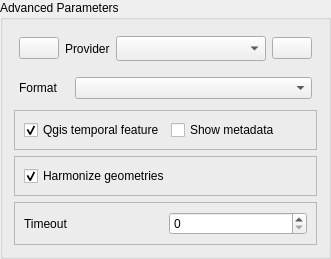
              <widget class="QgsCollapsibleGroupBox" name="general_options_group">
               <property name="title">
                <string>Advanced Parameters</string>
               </property>
               <property name="collapsed">
                <bool>false</bool>
               </property>
               <layout class="QVBoxLayout" name="verticalLayout_7">
                <item>
                 <layout class="QHBoxLayout" name="horizontalLayout">
                  <property name="leftMargin">
                   <number>5</number>
                  </property>
                  <property name="topMargin">
                   <number>5</number>
                  </property>
                  <property name="rightMargin">
                   <number>5</number>
                  </property>
                  <property name="bottomMargin">
                   <number>5</number>
                  </property>
                  <item>
                   <widget class="QPushButton" name="provider_refresh">
                    <property name="sizePolicy">
                     <sizepolicy hsizetype="Fixed" vsizetype="Fixed">
                      <horstretch>0</horstretch>
                      <verstretch>0</verstretch>
                     </sizepolicy>
                    </property>
                    <property name="toolTip">
                     <string>Refresh the provider list. Needed after a provider was added or deleted.</string>
                    </property>
                    <property name="text">
                     <string/>
                    </property>
                    <property name="icon">
                     <iconset resource="resources.qrc">
                      <normaloff>:/plugins/ohsomeTools/img/icon_refresh.png</normaloff>:/plugins/ohsomeTools/img/icon_refresh.png</iconset>
                    </property>
                   </widget>
                  </item>
                  <item>
                   <widget class="QLabel" name="label_15">
                    <property name="text">
                     <string>Provider</string>
                    </property>
                   </widget>
                  </item>
                  <item>
                   <widget class="QComboBox" name="provider_combo">
                    <property name="sizePolicy">
                     <sizepolicy hsizetype="Expanding" vsizetype="Fixed">
                      <horstretch>0</horstretch>
                      <verstretch>0</verstretch>
                     </sizepolicy>
                    </property>
                    <property name="minimumSize">
                     <size>
                      <width>150</width>
                      <height>25</height>
                     </size>
                    </property>
                   </widget>
                  </item>
                  <item>
                   <widget class="QPushButton" name="provider_config">
                    <property name="sizePolicy">
                     <sizepolicy hsizetype="Fixed" vsizetype="Fixed">
                      <horstretch>0</horstretch>
                      <verstretch>0</verstretch>
                     </sizepolicy>
                    </property>
                    <property name="toolTip">
                     <string>Shortcut to Web ► ohsomeTools ► Provider Settings</string>
                    </property>
                    <property name="text">
                     <string/>
                    </property>
                    <property name="icon">
                     <iconset resource="resources.qrc">
                      <normaloff>:/plugins/ohsomeTools/img/icon_settings.png</normaloff>:/plugins/ohsomeTools/img/icon_settings.png</iconset>
                    </property>
                   </widget>
                  </item>
                 </layout>
                </item>
                <item>
                 <layout class="QHBoxLayout" name="horizontalLayout_3">
                  <property name="leftMargin">
                   <number>5</number>
                  </property>
                  <property name="topMargin">
                   <number>5</number>
                  </property>
                  <property name="rightMargin">
                   <number>5</number>
                  </property>
                  <property name="bottomMargin">
                   <number>5</number>
                  </property>
                  <item>
                   <widget class="QLabel" name="label">
                    <property name="maximumSize">
                     <size>
                      <width>50</width>
                      <height>16777215</height>
                     </size>
                    </property>
                    <property name="toolTip">
                     <string>&lt;html&gt;&lt;head/&gt;&lt;body&gt;&lt;p&gt;Output format geojson (for /groupBy/boundary resources only), or json.&lt;/p&gt;&lt;/body&gt;&lt;/html&gt;</string>
                    </property>
                    <property name="text">
                     <string>Format</string>
                    </property>
                   </widget>
                  </item>
                  <item>
                   <widget class="QComboBox" name="data_aggregation_format">
                    <property name="toolTip">
                     <string>&lt;html&gt;&lt;head/&gt;&lt;body&gt;&lt;p&gt;Output format geojson (for /groupBy/boundary resources only), or json.&lt;/p&gt;&lt;/body&gt;&lt;/html&gt;</string>
                    </property>
                   </widget>
                  </item>
                 </layout>
                </item>
                <item>
                 <widget class="QFrame" name="frame_6">
                  <property name="frameShape">
                   <enum>QFrame::StyledPanel</enum>
                  </property>
                  <property name="frameShadow">
                   <enum>QFrame::Raised</enum>
                  </property>
                  <layout class="QHBoxLayout" name="horizontalLayout_12">
                   <item>
                    <widget class="QCheckBox" name="check_activate_temporal">
                     <property name="toolTip">
                      <string>&lt;html&gt;&lt;head/&gt;&lt;body&gt;&lt;p&gt;Automatically enable the temporal feature for new layers where applicable.&lt;/p&gt;&lt;p&gt;&lt;br/&gt;&lt;/p&gt;&lt;p&gt;This is only applied to responses that contain geometries and in that manner only on those geometry layers it makes sense for.&lt;/p&gt;&lt;/body&gt;&lt;/html&gt;</string>
                     </property>
                     <property name="text">
                      <string>Qgis temporal feature</string>
                     </property>
                     <property name="checked">
                      <bool>true</bool>
                     </property>
                    </widget>
                   </item>
                   <item>
                    <widget class="QCheckBox" name="check_show_metadata">
                     <property name="enabled">
                      <bool>true</bool>
                     </property>
                     <property name="toolTip">
                      <string>&lt;html&gt;&lt;head/&gt;&lt;body&gt;&lt;p&gt;Include metadata into the query response. Depending on the request of the request this can increase the response data size significantly.&lt;/p&gt;&lt;/body&gt;&lt;/html&gt;</string>
                     </property>
                     <property name="text">
                      <string>Show metadata</string>
                     </property>
                     <property name="checked">
                      <bool>false</bool>
                     </property>
                    </widget>
                   </item>
                  </layout>
                 </widget>
                </item>
                <item>
                 <widget class="QFrame" name="frame_8">
                  <property name="frameShape">
                   <enum>QFrame::StyledPanel</enum>
                  </property>
                  <property name="frameShadow">
                   <enum>QFrame::Raised</enum>
                  </property>
                  <layout class="QHBoxLayout" name="horizontalLayout_13">
                   <item>
                    <widget class="QCheckBox" name="check_merge_geometries">
                     <property name="enabled">
                      <bool>true</bool>
                     </property>
                     <property name="toolTip">
                      <string>&lt;html&gt;&lt;head/&gt;&lt;body&gt;&lt;p&gt;Check this to &lt;span style=&quot; text-decoration: underline;&quot;&gt;automatically merge compatible geometry types&lt;/span&gt;. &lt;/p&gt;&lt;p&gt;&lt;span style=&quot; text-decoration: underline;&quot;&gt;It is recommended to keep this checked.&lt;/span&gt;&lt;/p&gt;&lt;p&gt;The benefit is that the amount of written layers will be massively reduced.&lt;/p&gt;&lt;p&gt;The reason is that results may contain single and multi-geometries at once (Polygon, MultiPolygon etc.) and without combining them one layer per geometry type will be written, resulting in an increased number of layers. &lt;/p&gt;&lt;p&gt;&lt;br/&gt;&lt;/p&gt;&lt;/body&gt;&lt;/html&gt;</string>
                     </property>
                     <property name="text">
                      <string>Harmonize geometries</string>
                     </property>
                     <property name="checked">
                      <bool>true</bool>
                     </property>
                    </widget>
                   </item>
                  </layout>
                 </widget>
                </item>
                <item>
                 <widget class="QFrame" name="frame_5">
                  <property name="frameShape">
                   <enum>QFrame::StyledPanel</enum>
                  </property>
                  <property name="frameShadow">
                   <enum>QFrame::Raised</enum>
                  </property>
                  <layout class="QHBoxLayout" name="horizontalLayout_10">
                   <item>
                    <widget class="QLabel" name="timeout_label">
                     <property name="toolTip">
                      <string>&lt;html&gt;&lt;head/&gt;&lt;body&gt;&lt;p&gt;Apply a request &lt;span style=&quot; text-decoration: underline;&quot;&gt;timeout in seconds&lt;/span&gt; after that the ohsome API should terminate the request.&lt;/p&gt;&lt;p&gt;For the public ohsome API instance the maximum value is 100. For private instances there is no maximum.&lt;/p&gt;&lt;/body&gt;&lt;/html&gt;</string>
                     </property>
                     <property name="text">
                      <string>Timeout</string>
                     </property>
                    </widget>
                   </item>
                   <item>
                    <widget class="QSpinBox" name="timeout_input">
                     <property name="toolTip">
                      <string>&lt;html&gt;&lt;head/&gt;&lt;body&gt;&lt;p&gt;Apply a request &lt;span style=&quot; text-decoration: underline;&quot;&gt;timeout in seconds&lt;/span&gt; after that the ohsome API should terminate the request. If the value 0 is set (default), the server side timeout is used automatically, which can be up to 600 seconds.&lt;/p&gt;&lt;p&gt;Depending on the size of the query, too low entries will yield API errors.&lt;/p&gt;&lt;p&gt;This setting is only used for the public ohsome API and not for private ones.&lt;/p&gt;&lt;/body&gt;&lt;/html&gt;</string>
                     </property>
                     <property name="accessibleDescription">
                      <string/>
                     </property>
                     <property name="minimum">
                      <number>0</number>
                     </property>
                     <property name="maximum">
                      <number>9999999</number>
                     </property>
                     <property name="value">
                      <number>0</number>
                     </property>
                    </widget>
                   </item>
                  </layout>
                 </widget>
                </item>
               </layout>
              </widget>
